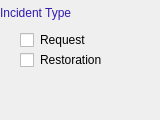
                  <widget class="QFrame" name="frame_18">
                   <property name="minimumSize">
                    <size>
                     <width>0</width>
                     <height>120</height>
                    </size>
                   </property>
                   <property name="styleSheet">
                    <string notr="true">
border-radius:0px;</string>
                   </property>
                   <property name="frameShape">
                    <enum>QFrame::StyledPanel</enum>
                   </property>
                   <property name="frameShadow">
                    <enum>QFrame::Raised</enum>
                   </property>
                   <widget class="QLabel" name="label_10">
                    <property name="geometry">
                     <rect>
                      <x>0</x>
                      <y>0</y>
                      <width>151</width>
                      <height>25</height>
                     </rect>
                    </property>
                    <property name="styleSheet">
                     <string notr="true">color:rgb(49, 27, 175);</string>
                    </property>
                    <property name="text">
                     <string>Incident Type</string>
                    </property>
                    <property name="margin">
                     <number>4</number>
                    </property>
                   </widget>
                   <widget class="QCheckBox" name="request_type_check_2">
                    <property name="geometry">
                     <rect>
                      <x>20</x>
                      <y>30</y>
                      <width>86</width>
                      <height>20</height>
                     </rect>
                    </property>
                    <property name="text">
                     <string>Request</string>
                    </property>
                   </widget>
                   <widget class="QCheckBox" name="restoration_type_check_2">
                    <property name="geometry">
                     <rect>
                      <x>20</x>
                      <y>50</y>
                      <width>111</width>
                      <height>20</height>
                     </rect>
                    </property>
                    <property name="text">
                     <string>Restoration</string>
                    </property>
                   </widget>
                  </widget>
